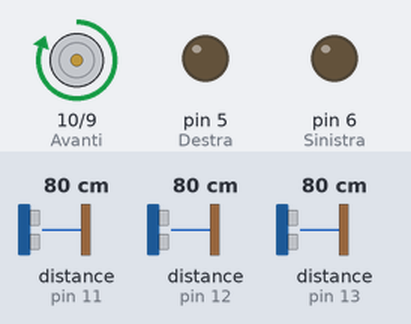
The sketch below on a simulated Arduino Uno, built with avr-gcc and run on an emulated ATmega328P. Parts: motor-driver pin pairs drawn as motors (green arrow = first pin HIGH = forward, orange = second pin HIGH = backward, longer = more drive), output pins drawn as LEDs (lit = HIGH). Inputs (shaded band) come from the test bench; at power-on: distance to the obstacle (sensors on pin 11, pin 13, pin 12) 80 cm. The echo pulse lasts 58.3 µs per cm; pins used as bus, display or sensor lines are not drawn.

Above: at 1.2 s.
1.3 s: distance to the obstacle (sensor on pin 11) set to 17 cm
2.8 s: distance to the obstacle (sensor on pin 11) set to 13 cm
At 3.9 s:
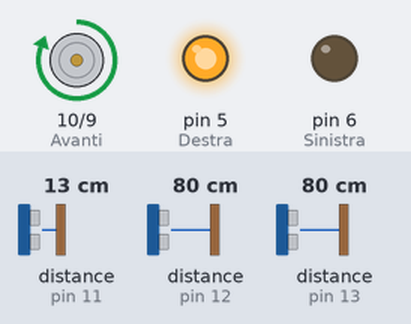
4.3 s: distance to the obstacle (sensor on pin 13) set to 17 cm
5.8 s: distance to the obstacle (sensor on pin 13) set to 14 cm
At 7.0 s:
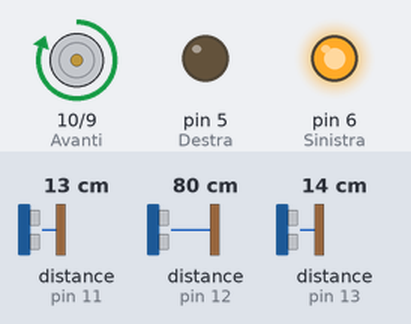
7.3 s: distance to the obstacle (sensor on pin 13) set to 18 cm
At 8.4 s:
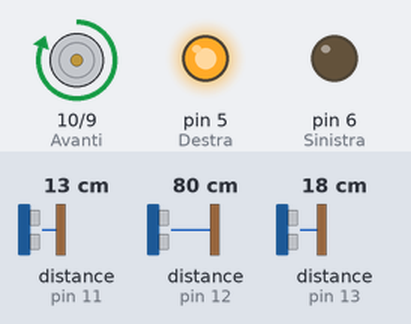
8.8 s: distance to the obstacle (sensor on pin 13) set to 2 cm
At 10.2 s:
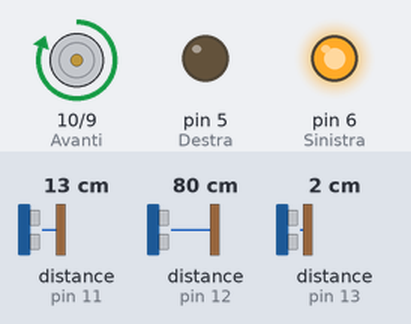
Timing chart, 0 to 11.3 s (numbered marks = the images above; inputs shaded):
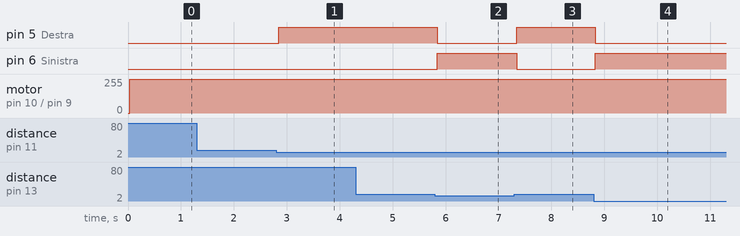

Measured:
- the behaviour switches between 16 and 15 cm on distance to the obstacle (sensor on pin 11) (found by bisection; images 0 and 1)
- the behaviour switches between 16 and 15 cm on distance to the obstacle (sensor on pin 13) (found by bisection; images 1 and 2)
- after the input at 1.3 s, every drawn part: stays the same
- after the input at 2.8 s, pin 5 (Destra): LOW → HIGH after 0.05 s
- after the input at 4.3 s, every drawn part: stays the same
- after the input at 5.8 s, pin 5 (Destra): HIGH → LOW at once; pin 6 (Sinistra): LOW → HIGH at once
- after the input at 7.3 s, pin 5 (Destra): LOW → HIGH at once; pin 6 (Sinistra): HIGH → LOW at once
- after the input at 8.8 s, pin 5 (Destra): HIGH → LOW at once; pin 6 (Sinistra): LOW → HIGH at once

The sketch:

Test_sensori_ultrasuoni.ino
```cpp
  //***************************************************************************
  //Programma test per il robot Poor versione 2
  //Setto le porte di uscita per le funzioni:
  //Integrato trovato sulla macchinetta SM6135W oppure RX2-C
  //Avanti    PIN 10  ---- Integrato 10
  //Indieto   PIN 9   ---- Integrato 11
  //Destra    PIN 5   ---- Integrato 6
  //Sinistra  PIN 6   ---- Integrato 7
  //Sensore ultrasuoni destra           PIN 13
  //Sensore ultrasuoni centro           PIN 12
  //Sensore ultrasuoni sinistra         PIN 11
  //Trigger ultrasuoni                  PIN 3
  //
  //Realizzato da: Daniele loddo alias Ivotek
  //Data: 07/12/2015
  //Web: www.mignololab.org     www.ivotek.it
  //Email: info@mignololab.org      ivotek@gmail.com
  //***************************************************************************

  //Dichiaro le variabili per utilizzare i nomi al posto dei numeri
  //Spreco memoria ma il codice risulta leggibile al principiante
  int Destra = 5;
  int Sinistra = 6;
  int Avanti = 10;
  int Indietro = 9;
  int UltrasDx = 13;
  int UltrasSx = 11;
  int UltrasCx = 12;
  int UltrasTr = 3;

  //Variabili per contenere i valori dei sensori
  int vUltrasDx;
  int vUltrasSx;
  int vUltrasCx;
  int vLineaCSx;

  //Variabili per contenee il tempo dell'eco
  long TempoechoDx;
  long TempoechoSx;
  long TempoechoCx;


  //Variabili per la conversione in centimetri
  long centimetriD;
  long centimetriS;
  long centimetriC;

void setup() {

  //Setto i PIN come out o in per pilotare i motori e i sensori di linea del robot.
  pinMode(Avanti,OUTPUT);        //Setto la porta Avanti come uscita
  pinMode(Indietro,OUTPUT);      //Setto la porta Indietro come uscita
  pinMode(Destra,OUTPUT);        //Setto la porta Destra come uscita
  pinMode(Sinistra,OUTPUT);      //Setto la porta Sinistra come uscita
  pinMode(UltrasDx, INPUT);      //Setto la porta UltrasDx come ingresso
  pinMode(UltrasSx, INPUT);      //Setto la porta UltrasSx come ingresso
  pinMode(UltrasCx, INPUT);      //Setto la porta UltrasCx come ingresso
  pinMode(UltrasTr, OUTPUT);      //Setto la porta UltrasT come uscita

}

void loop() {

  //Genero un impulso di 10 micro secondi per il trigger
  digitalWrite(UltrasTr, LOW );     //Azzero l'uscita
  delayMicroseconds(3);		    //Attendo 3 microsecondis
  digitalWrite(UltrasTr, HIGH );    //Alzo il livello a uno
  delayMicroseconds( 10 );          //Attendo 10 microsecondi
  digitalWrite(UltrasTr, LOW );     //Azzero l'uscita
  //Prelevo il tempo dai sensori
  TempoechoDx = pulseIn( UltrasDx, HIGH,38000 );
  delay(10);


  //Genero un impulso di 10 micro secondi per il trigger
  digitalWrite(UltrasTr, HIGH );    //Alzo il livello a uno
  delayMicroseconds( 10 );          //Attendo 10 microsecondi
  digitalWrite(UltrasTr, LOW );     //Azzero l'uscita
  TempoechoSx = pulseIn( UltrasSx, HIGH,38000 );
  delay(10);


  //Genero un impulso di 10 micro secondi per il trigger
  digitalWrite(UltrasTr, HIGH );    //Alzo il livello a uno
  delayMicroseconds( 10 );          //Attendo 10 microsecondi
  digitalWrite(UltrasTr, LOW );     //Azzero l'uscita
  TempoechoCx =  pulseIn( UltrasCx, HIGH,38000 );
  //delay(100);


  //Converto il tempo in  centimetri
  centimetriD = 0.034 * TempoechoDx / 2;
  centimetriS = 0.034 * TempoechoSx / 2;
  centimetriC = 0.034 * TempoechoCx / 2;


  //I sensori sono tutte e tre senza ostacoli
  if (centimetriD > 15 and centimetriS > 15 and centimetriC > 15 )
  {
    //Il robot va avanti, cambiare il numero 255 per variare la velocità
    analogWrite(Avanti, 255);   // Il robot cammina alla massima velocità
    analogWrite(Indietro, 0);   // Il robot cammina alla massima velocità
    //Lo sterzo è dritto
    digitalWrite(Destra, LOW);
    digitalWrite(Sinistra, LOW);

  }
  else if (centimetriD < 15 and centimetriD > 0) // C'è un ostacolo a destra
    {
      //Il robot gira a sinistra andando sempre avanti
        digitalWrite(Destra, LOW);
        digitalWrite(Sinistra, HIGH);   // Il robot gira tutto a sinistra
        //Il robot va avanti, cambiare il numero 255 per variare la velocità
        analogWrite(Avanti, 255);   // Il robot cammina alla massima velocità
        analogWrite(Indietro, 0);   // Il robot cammina alla massima velocità
    }
  else if (centimetriS < 15 and centimetriS > 0) // C'è un ostacolo a sinistra
    {
      //Il robot gira a destra andando sempre avanti
        digitalWrite(Sinistra, LOW);
        digitalWrite(Destra, HIGH);   // Il robot gira tutto a destra
        //Il robot va avanti, cambiare il numero 255 per variare la velocità
        analogWrite(Avanti, 255);   // Il robot cammina alla massima velocità
        analogWrite(Indietro, 0);   // Il robot cammina alla massima velocità
    }
  else if (centimetriC < 15 and  centimetriC > 0) // C'è un ostacolo al centro
    {
      //Il robot si ferma
        digitalWrite(Destra, LOW);   // Il robot ha lo sterzo diritto
        digitalWrite(Sinistra, LOW);
        //Il robot si ferma
        analogWrite(Avanti, 0);
        analogWrite(Indietro, 0);
    }


}
```
